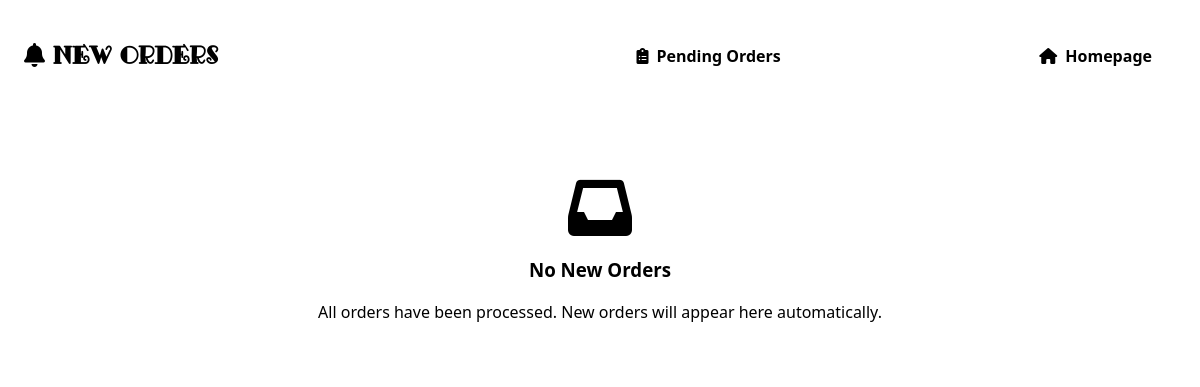
Before: /staff/orders with the older database file.
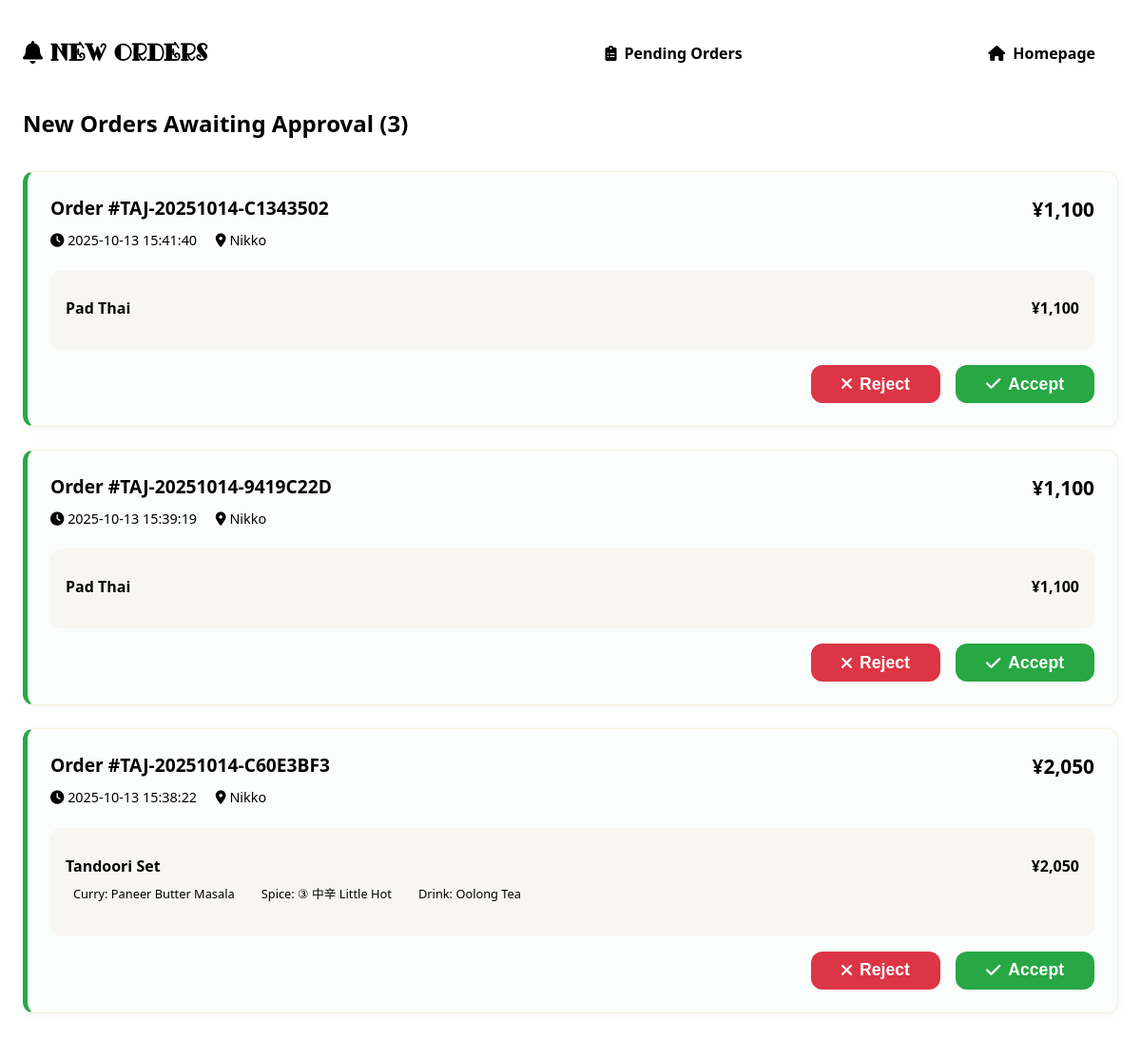
After: the same page with the newer database file.
### tables this page shows
CREATE TABLE orders (
                    id INTEGER PRIMARY KEY AUTOINCREMENT,
                    order_number TEXT UNIQUE NOT NULL,
                    customer_info TEXT,
                    items TEXT NOT NULL,
                    total_amount INTEGER NOT NULL,
                    status TEXT DEFAULT 'pending',
                    restaurant_location TEXT,
                    created_at TIMESTAMP DEFAULT CURRENT_TIMESTAMP,
                    completed_at TIMESTAMP,
                    qr_code_path TEXT
                );

### app.py (the view)
@app.route('/staff/orders')
def staff_orders():
    try:
        new_orders = db.get_orders_by_status('new')
        print(f"DEBUG: new_orders type: {type(new_orders)}")
        print(f"DEBUG: new_orders length: {len(new_orders) if hasattr(new_orders, '__len__') else 'no length'}")
        return render_template('staff_orders.html', orders=new_orders)
    except Exception as e:
        print(f"ERROR in staff_orders: {e}")
        import traceback
        traceback.print_exc()
        return f"Error: {e}", 500

### database.py (called while the page is built)
    def get_orders_by_status(self, status: str) -> List[Dict]:
        import json
        with sqlite3.connect(self.db_path) as conn:
            conn.row_factory = sqlite3.Row
            cursor = conn.cursor()
            cursor.execute('''
                SELECT * FROM orders
                WHERE status = ?
                ORDER BY created_at DESC
            ''', (status,))
            orders = []
            for row in cursor.fetchall():
                order = dict(row)
                order['items'] = json.loads(order['items'])
                order['customer_info'] = json.loads(order['customer_info']) if order['customer_info'] else {}
                orders.append(order)
            return orders

### templates/staff_orders.html (shortened to what this page needs)
<!DOCTYPE html>
<html lang="en">
<head>
    <link rel="stylesheet" href="{{ url_for('static', filename='css/style.css') }}">
    <link rel="stylesheet" href="https://cdnjs.cloudflare.com/ajax/libs/font-awesome/6.0.0/css/all.min.css">
</head>
<body>
    <section class="staff-panel">
        <div class="container">
            <div class="staff-header">
                <h1><i class="fas fa-bell"></i> New Orders</h1>
                <div class="staff-nav">
                    <a href="{{ url_for('admin_orders') }}" class="btn btn-outline">
                        <i class="fas fa-clipboard-list"></i> Pending Orders
                    </a>
                    <a href="{{ url_for('collect_order') }}" class="btn btn-primary">
                        <i class="fas fa-qrcode"></i> Scan QR Code
                    </a>
                    <a href="{{ url_for('homepage') }}" class="btn btn-outline">
                        <i class="fas fa-home"></i> Homepage
                    </a>
                </div>
            </div>
            {% if orders %}
            <div class="orders-list">
                <h2>New Orders Awaiting Approval ({{ orders|length }})</h2>
                {% for order in orders %}
                <div class="order-card new-order" data-order-id="{{ order['order_number'] }}">
                    <div class="order-header">
                        <div class="order-info">
                            <h3>Order #{{ order['order_number'] }}</h3>
                            <p class="order-meta">
                                <i class="fas fa-clock"></i> {{ order['created_at'] }}
                                <span class="restaurant-location">
                                    <i class="fas fa-map-marker-alt"></i> {{ order['restaurant_location']|title }}
                                </span>
                            </p>
                        </div>
                        <div class="order-total">
                            <strong>¥{{ "{:,}".format(order['total_amount']) }}</strong>
                        </div>
                    </div>
                    <div class="order-items">
                        {% for item in order['items'] %}
                        <div class="order-item">
                            <div class="item-details">
                                <strong>{{ item['name'] }}</strong>
                                {% if item.get('selectedCurry') %}
                                    <span class="item-option">Curry: {{ item['selectedCurry'] }}</span>
                                {% endif %}
                                {% if item.get('spiceLevelText') %}
                                    <span class="item-option">Spice: {{ item['spiceLevelText'] }}</span>
                                {% endif %}
                                {% if item.get('drinkText') %}
                                    <span class="item-option">Drink: {{ item['drinkText'] }}</span>
                                {% endif %}
                            </div>
                            <div class="item-price">¥{{ "{:,}".format(item['price']) }}</div>
                        </div>
                        {% endfor %}
                    </div>
                    <div class="order-actions">
                        <button class="btn btn-reject" onclick="rejectOrder('{{ order['order_number'] }}')">
                            <i class="fas fa-times"></i> Reject
                        </button>
                        <button class="btn btn-accept" onclick="acceptOrder('{{ order['order_number'] }}')">
                            <i class="fas fa-check"></i> Accept
                        </button>
                    </div>
                </div>
                {% endfor %}
            </div>
            {% else %}
            <div class="empty-state">
                <i class="fas fa-inbox empty-icon"></i>
                <h3>No New Orders</h3>
                <p>All orders have been processed. New orders will appear here automatically.</p>
                <a href="{{ url_for('admin_orders') }}" class="btn btn-primary">
                    <i class="fas fa-clipboard-list"></i> View Pending Orders
                </a>
            </div>
            {% endif %}
        </div>
    </section>
</body>
</html>

### templates/staff_orders.html (style rules this page uses)
.staff-panel { min-height: 100vh; background: var(--bg); padding: 2rem 0; }
.staff-header { display: flex; justify-content: space-between; align-items: center; margin-bottom: 2rem; flex-wrap: wrap; gap: 1rem; }
.staff-header h1 { color: var(--accent); margin: 0; }
.staff-nav { display: flex; gap: 1rem; flex-wrap: wrap; }
.orders-list h2 { color: var(--text); margin-bottom: 1.5rem; padding-bottom: 0.5rem; border-bottom: 2px solid var(--accent); }
.order-card { background: var(--card); border-radius: var(--radius); padding: 1.5rem; margin-bottom: 1.5rem; border: 1px solid rgba(216, 137, 0, 0.1); box-shadow: 0 2px 8px rgba(0, 0, 0, 0.05); transition: all 0.3s ease; }
.new-order { border-left: 5px solid #28a745; background: rgba(40, 167, 69, 0.02); }
.order-header { display: flex; justify-content: space-between; align-items: flex-start; margin-bottom: 1rem; }
.order-info h3 { color: var(--accent); margin: 0 0 0.5rem 0; font-size: 1.2rem; }
.order-meta { color: var(--text-secondary); font-size: 0.9rem; margin: 0; }
.restaurant-location { margin-left: 1rem; }
.order-total { font-size: 1.3rem; color: var(--accent); }
.order-items { margin: 1rem 0; padding: 1rem; background: var(--bg-secondary); border-radius: var(--radius); }
.order-item { display: flex; justify-content: space-between; align-items: flex-start; padding: 0.75rem 0; border-bottom: 1px solid rgba(216, 137, 0, 0.1); }
.order-item:last-child { border-bottom: none; }
.item-details strong { display: block; color: var(--text); margin-bottom: 0.25rem; }
.item-option { display: inline-block; background: var(--card); color: var(--text-secondary); padding: 0.2rem 0.5rem; border-radius: 12px; font-size: 0.8rem; margin-right: 0.5rem; margin-bottom: 0.25rem; }
.item-price { font-weight: 600; color: var(--accent); }
.order-actions { display: flex; gap: 1rem; justify-content: flex-end; margin-top: 1rem; flex-wrap: wrap; }
.btn { padding: 0.75rem 1.5rem; border: none; border-radius: var(--radius); cursor: pointer; text-decoration: none; display: inline-flex; align-items: center; gap: 0.5rem; font-weight: 600; transition: all 0.3s ease; font-size: 1rem; }
.btn-outline { background: transparent; color: var(--text); border: 1px solid var(--muted); }
.btn-primary { background: var(--accent); color: white; }
.btn-accept { background: #28a745; color: white; font-size: 1.1rem; padding: 1rem 2rem; }
.btn-reject { background: #dc3545; color: white; font-size: 1.1rem; padding: 1rem 2rem; }

Changed rows visible on the page:
added orders: order_number "TAJ-20251014-C1343502", created_at "2025-10-13 15:41:40", restaurant_location "Nikko", total_amount "1,100", name "Pad Thai", price "1,100"
added orders: order_number "TAJ-20251014-9419C22D", created_at "2025-10-13 15:39:19", restaurant_location "Nikko", total_amount "1,100", name "Pad Thai", price "1,100"
added orders: order_number "TAJ-20251014-C60E3BF3", created_at "2025-10-13 15:38:22", restaurant_location "Nikko", total_amount "2,050", name "Tandoori Set", selectedCurry "Paneer Butter Masala", spiceLevelText "③ 中辛 Little Hot", drinkText "Oolong Tea", price "2,050"
Other visible differences:
{{ orders|length }}: (not shown) → "3"
text no longer shown: "No New Orders All orders have been processed. New orders will appear here automatically."
text now shown: "New Orders Awaiting Approval ( )"
